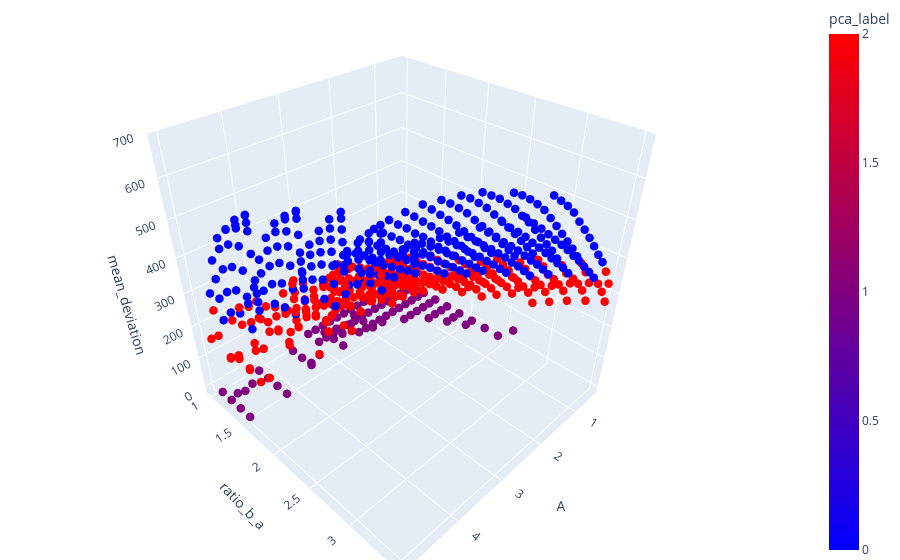

The notebook cell saved with this chart:
### Code cell
# df1["q"] = df1["glcm_energy"]
# df1 = df1[(df1.ratio_d < 8) & (df1.rel_std_u > 1e-1)] # (df1.q.between(500, 2000)) & 
# df1.loc[[1104, 102, 1690, 104], "category"] = "AA"
fig = px.scatter_3d(
    df0,
    x="A",
    y="ratio_b_a",
    z="mean_deviation", 
    color="pca_label", 
    hover_data={"idx": True},
    color_continuous_scale=px.colors.sequential.Bluered,
)
fig.update_traces(marker_size=5)
fig.update_layout(
    margin=dict(l=0, r=0, b=0, t=0)
)

fig.show()

### Figure 1 — Plotly figure (JSON) as saved in the notebook; plotly's stock layout.template omitted (floating-point values rounded to 4 significant figures; data arrays with more than 128 entries replaced by an {"elided": "..."} marker saying what was removed)
{"data": [{"customdata": {"elided": "831x1 int values"}, "hovertemplate": "A=%{x}<br>ratio_b_a=%{y}<br>mean_deviation=%{z}<br>idx=%{customdata[0]}<br>pca_label=%{marker.color}<extra></extra>", "legendgroup": "", "marker": {"color": {"elided": "831 int values"}, "coloraxis": "coloraxis", "size": 5, "symbol": "circle"}, "mode": "markers", "name": "", "scene": "scene", "showlegend": false, "type": "scatter3d", "x": {"elided": "831 float values"}, "y": {"elided": "831 float values"}, "z": {"elided": "831 float values"}}], "layout": {"coloraxis": {"colorbar": {"title": {"text": "pca_label"}}, "colorscale": [[0, "rgb(0,0,255)"], [1, "rgb(255,0,0)"]]}, "legend": {"tracegroupgap": 0}, "margin": {"b": 0, "l": 0, "r": 0, "t": 0}, "scene": {"domain": {"x": [0, 1], "y": [0, 1]}, "xaxis": {"title": {"text": "A"}}, "yaxis": {"title": {"text": "ratio_b_a"}}, "zaxis": {"title": {"text": "mean_deviation"}}}}}
